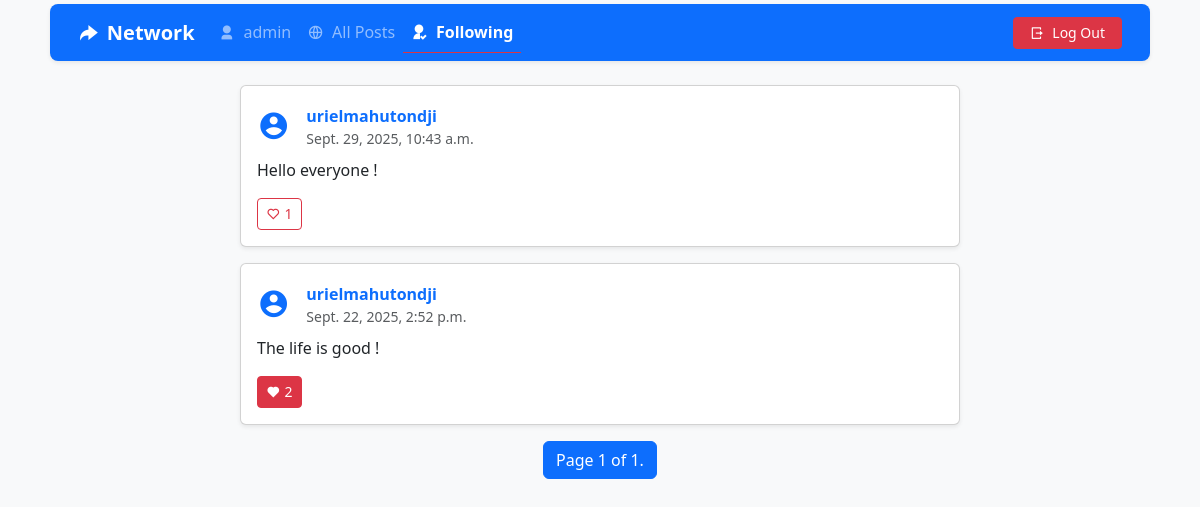
The page /following (signed in) on the database its author committed.
### network/models.py (models this page shows, shortened)
class User(AbstractUser):
    pass

class Posts(models.Model):
    user = models.ForeignKey(User, on_delete=models.CASCADE, related_name="posts")
    content = models.TextField()
    timestamp = models.DateTimeField(auto_now_add=True)
    likes = models.ManyToManyField(User, related_name="liked_posts", blank=True)

### network/views.py (the view)
# urls.py: path("following", views.following, name="following"),
@login_required
def following(request):
    if not request.user.is_authenticated:
        return HttpResponseRedirect(reverse("login"))
    following_users = [follow.following for follow in request.user.following.all()]
    posts = Posts.objects.filter(user__in=following_users).order_by('-timestamp')
    paginator = Paginator(posts, 10)
    page_number = request.GET.get("page")
    page_obj = paginator.get_page(page_number)
    return render(request, "network/following.html", {"page_obj": page_obj})

### network/templates/network/following.html (shortened to what this page needs)
{% extends "network/layout.html" %}
{% block body %}
    <div class="container my-4">
        <div class="row">
            <div class="col-lg-8 mx-auto">
                <div class="posts-container">
                {% for post in page_obj %}
                    <div class="card shadow-sm mb-3 post-card">
                        <div class="card-body">
                            <div class="d-flex justify-content-between align-items-start mb-2">
                                <div class="d-flex align-items-center">
                                    <div class="profile-avatar me-3">
                                        <i class="ri-account-circle-fill text-primary fs-2"></i>
                                    </div>
                                    <div class="d-flex flex-column">
                                        <a href="{% url 'profile' post.user.username %}" class="mb-0 fw-bold text-primary text-decoration-none">{{ post.user.username }}</a>
                                        <small class="text-muted">{{ post.timestamp }}</small>
                                    </div>
                                </div>
                            </div>
                            <p class="post-content" id="content-{{ post.id }}">
                                {{ post.content }}
                            </p>
                            <div class="d-flex justify-content-between align-items-center mt-3">
                                <button class="btn {% if user in post.likes.all %}btn-danger{% else %}btn-outline-danger{% endif %} btn-sm like-btn" data-post-id="{{ post.id }}">
                                    <i class="{% if user in post.likes.all %}ri-heart-fill{% else %}ri-heart-line{% endif %} me-1"></i><span class="like-count">{{ post.likes.count }}</span>
                                </button>
                            </div>
                        </div>
                    </div>
                {% empty %}
                    <p class="text-center text-muted">No posts to display. Start following users to see their posts here!</p>
                {% endfor %}
                    <nav aria-label="...">
                        <ul class="pagination justify-content-center">
                            <li class="page-item active">
                            <a class="page-link" href="#" aria-current="page">Page {{ page_obj.number }} of {{ page_obj.paginator.num_pages }}.</a>
                            </li>
                        </ul>
                    </nav>
            </div>
        </div>
    </div>
{% endblock %}

### network/templates/network/layout.html (shortened to what this page needs)
{% load static %}
<!DOCTYPE html>
<html lang="en">
    <head>
        <link href="https://cdn.jsdelivr.net/npm/bootstrap@5.3.8/dist/css/bootstrap.min.css" rel="stylesheet">
        <link href="https://cdn.jsdelivr.net/npm/remixicon/fonts/remixicon.css" rel="stylesheet">
        <link href="{% static 'network/styles.css' %}" rel="stylesheet">
    </head>
    <body class="container bg-light">
        <nav class="navbar navbar-expand-lg navbar-dark bg-primary shadow-sm sticky-top rounded-3 mt-1 mx-2 px-3">
        <div class="container-fluid">
            <a class="navbar-brand fw-bold d-flex align-items-center" href="#">
            <i class="ri-share-forward-fill me-2"></i> Network
            </a>
            <div class="collapse navbar-collapse" id="navbarNav">
            <ul class="navbar-nav me-auto mb-2 mb-lg-0">
                {% if user.is_authenticated %}
                <li class="nav-item">
                    <a class="nav-link {% if request.resolver_match.url_name == 'profile' %}active  fw-bold border-bottom border-danger{% endif %}" href="{% url 'profile' user.username %}">
                    <i class="ri-user-3-fill me-1"></i> {{ user.username }}
                    </a>
                </li>
                <li class="nav-item">
                <a class="nav-link {% if request.resolver_match.url_name == 'index' %}active  fw-bold border-bottom border-danger{% endif %}" href="{% url 'index' %}">
                    <i class="ri-global-line me-1"></i> All Posts
                </a>
                </li>
                <li class="nav-item">
                    <a class="nav-link {% if request.resolver_match.url_name == 'following' %}active  fw-bold border-bottom border-danger{% endif %}" href="{% url 'following' %}">
                    <i class="ri-user-follow-fill me-1"></i> Following
                    </a>
                </li>
                {% endif %}
            </ul>
            <ul class="navbar-nav ms-auto">
                {% if user.is_authenticated %}
                <li class="nav-item align-items-end text-end">
                    <a class="btn btn-danger btn-sm px-3 " href="{% url 'logout' %}">
                    <i class="ri-logout-box-r-line me-1"></i> Log Out
                    </a>
                </li>
                {% endif %}
            </ul>
            </div>
        </div>
        </nav>
        <div class="body">
            {% block body %}
            {% endblock %}
        </div>
    </body>
</html>

### rows shown on the page
User: username "admin"
Posts: user.username "urielmahutondji", timestamp "Sept. 29, 2025, 10:43 a.m.", content "Hello everyone !", likes.count "1"
Posts: user.username "urielmahutondji", timestamp "Sept. 22, 2025, 2:52 p.m.", content "The life is good !", likes.count "2"

### other values the page prints
{{ page_obj.number }} "1"
{{ page_obj.paginator.num_pages }} "1"
